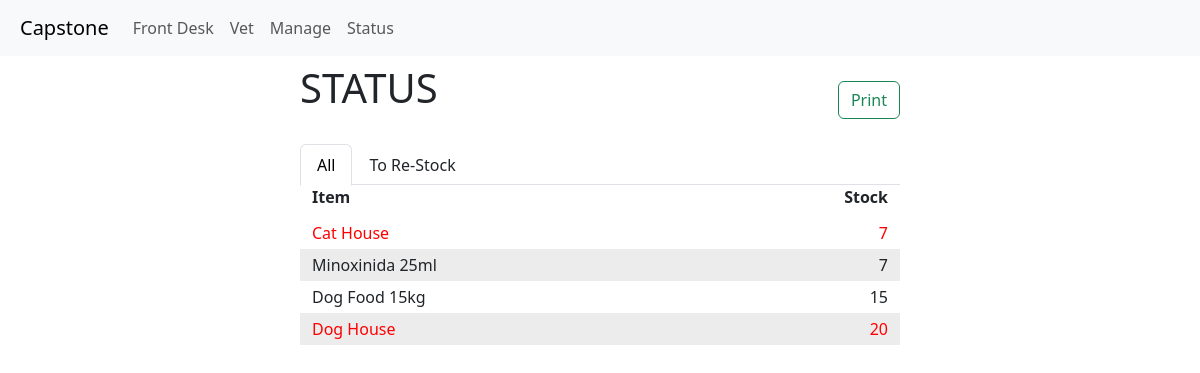
Page /status on the committed database.
### item_track/models.py (models this page shows, shortened)
class Item(models.Model):
    id = models.AutoField(primary_key=True)
    name = models.CharField(max_length=64)
    description = models.CharField(max_length=256, blank=True, null=True)
    barcode = models.CharField(max_length=64, blank=True, null=True)
    image = models.ImageField(upload_to="item_track/images", blank=True, null=True)
    category = models.ManyToManyField("Category", blank=True, related_name="items")
    price = models.DecimalField(max_digits=10, decimal_places=2, blank=True, null=True)
    stock = models.IntegerField(blank=True, null=True)
    stock_min = models.IntegerField(blank=True, null=True)
    date_added = models.DateTimeField(auto_now_add=True)
    date_modified = models.DateTimeField(auto_now=True)
    expiration_date = models.DateTimeField(blank=True, null=True)
    active = models.BooleanField(default=True)
    def __str__(self):
        return f"{self.name}"

### item_track/views.py (the view)
# urls.py: path("status", views.status, name="status"),
def status(request):
    items = Item.objects.all()
    items = items.order_by('stock')
    return render(request, "item_track/status.html",{
        'items': items,
    })

### item_track/templates/item_track/status.html (shortened to what this page needs)
{% extends "item_track/layout.html" %}
{% load static %}
{% block body %}
    {% block head %}
    <div class="d-flex justify-content-center">
    <div class="w-75" style="max-width: 600px;">
        <div class="d-flex align-items-center justify-content-between">
            <h1 class="pb-4 pt-2">STATUS</h1>
            <div>
                <button class="btn btn-outline-success" onclick="print_inform()">Print</button>
            </div>
        </div>
        <ul class="nav nav-tabs">
            <li class="nav-item">
                <a class="nav-link active" aria-current="page" id="all-items" onclick="all_items()">All</a>
            </li>
            <li class="nav-item">
                <a class="nav-link" id="re-stock-item" onclick="re_stock()">To Re-Stock</a>
            </li>
        </ul>
        <div class="container text-left pb-2">
            <div class="row">
                <div class="col">
                <b>Item</b>
                </div>
                <div class="col text-right">
                <b>Stock</b>
                </div>
            </div>
        </div>
        {% for item in items %}
        <div class="container item-row text-left {% if forloop.counter|divisibleby:2 %} even-row {% else %} odd-row {% endif %}
                    {% if item.stock < item.stock_min %} out-stock {% else %} with-stock {% endif %}"
                    style="display: block">
            <div class="row pb-1 pt-1">
                <div class="col">
                {{ item }}
                </div>
                <div class="col text-right">
                {{ item.stock }}
                </div>
                </div>
            </div>
        {% endfor %}
        </div>
    </div>
    </div>
    {% endblock %}
{% endblock %}

### item_track/static/item_track/styles.css (style rules this page uses)
.even-row { background-color: #ECECEC; }
.odd-row { background-color: #FFFFFF; }
.out-stock { color: red; }

### rows in the picture
Item: name "Cat House", stock "7"
Item: name "Minoxinida 25ml", stock "7"
Item: name "Dog Food 15kg", stock "15"
Item: name "Dog House", stock "20"
